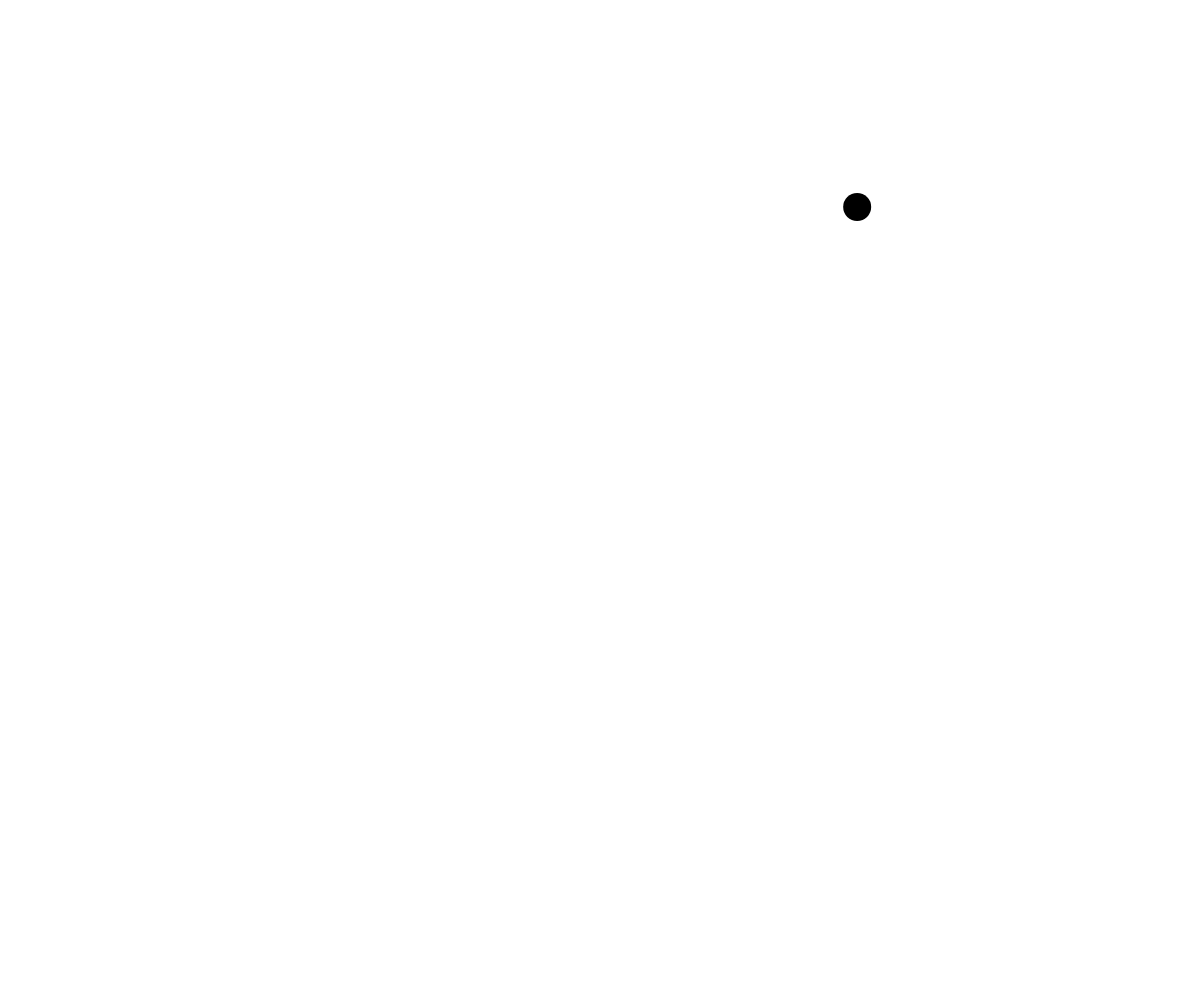
Frame 1 (no input)
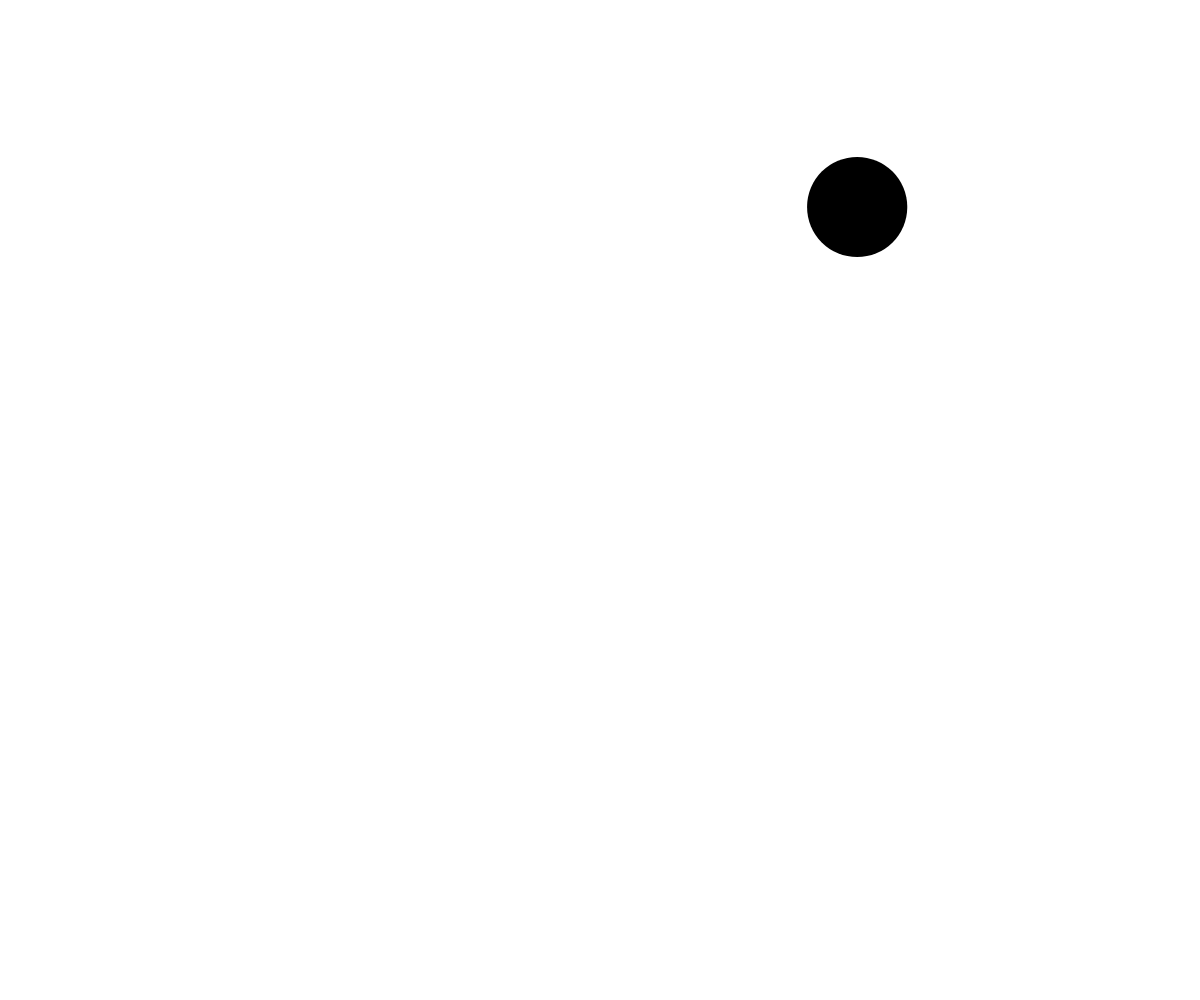
Frame 60 (no input)
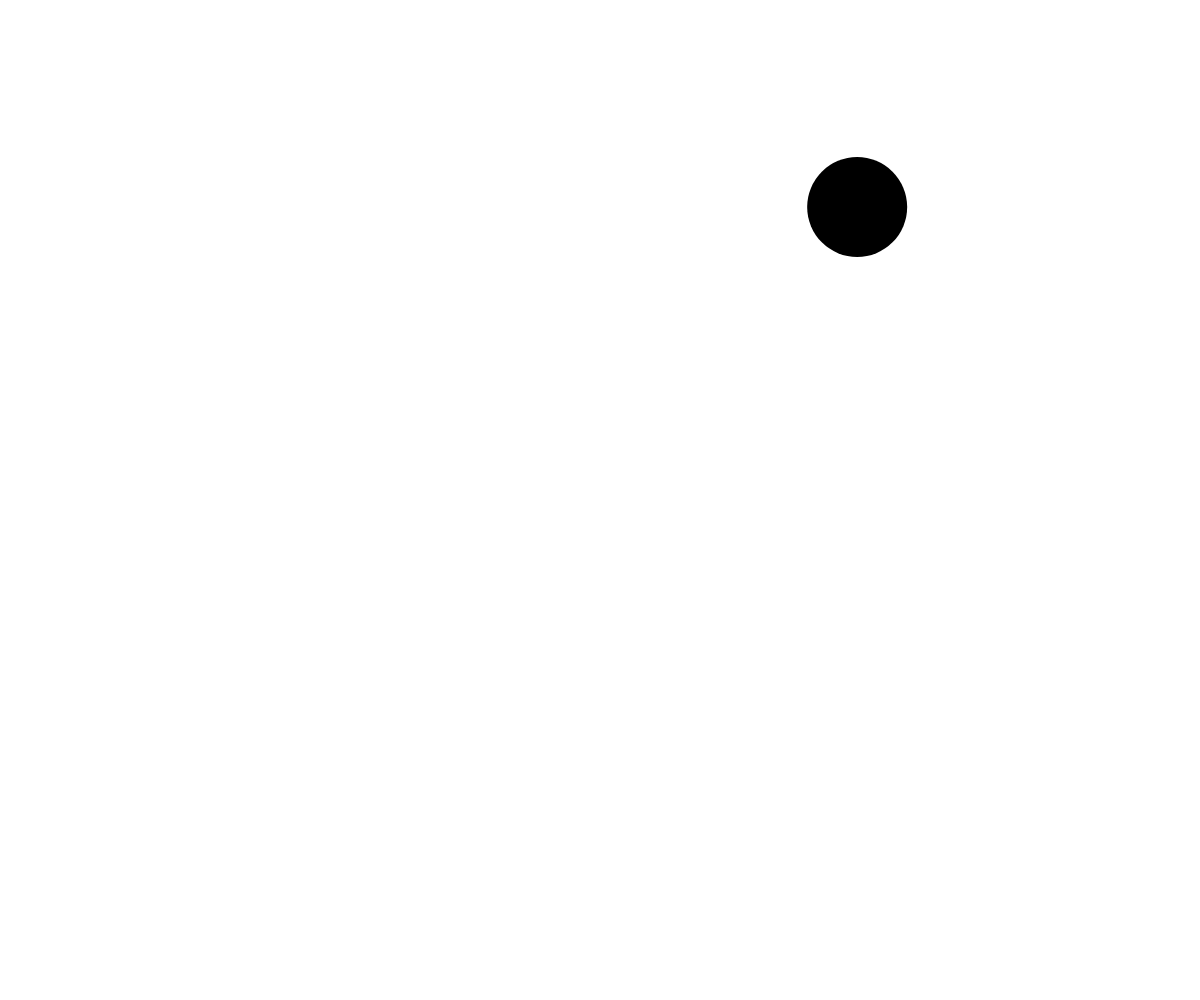
Frame 120 (the mouse pressed at the canvas centre since frame 60)

The p5.js sketch that drew these frames (run headless with seeded random() and noise() and a simulated clock; from frame 60 on, the mouse is pressed at the canvas centre):

// p5.js sketch
// ── sketch.js

var pos, target, vel;
var r;
var drag;
var strength;
var x, y, fillColor, currentTime;

//Limit on how long a circle stays up.
var time = 200;


function setup() {

  createCanvas(windowWidth, windowHeight);

  r = 10;
  pos = 0;
  target = 0;
  vel = 0;

  x = random(windowWidth);
  y = random(windowHeight);
  fillColor = color(0);

  drag = .82;
  strength = 0.2;

  currentTime = 0;
}

//Draw circles
function draw() {

  clear();
  target = 100;

  //Calulate the force for the circle
  var force = target - r;
  force *= strength;

  //Mul by drag and add by force to get new Velocity
  vel *= drag;
  vel += force;

  //Add velocity to new radius
  r += vel;

  currentTime++;

  if(currentTime > time) {
    redrawCircle();
  }

  //Draw
  noStroke();
  fill(fillColor);
  ellipse(x,y, r);
}

//If resized just changed canvas
function windowResized() {
  resizeCanvas(windowWidth, windowHeight);
}

//Creates a new circle somewhere on the screen with a random color.
function redrawCircle() {

  r = 0;
  x = random(100, windowWidth);
  y = random(100, windowHeight);
  fillColor = color(random(0, 255), random(0, 255), random(0, 255));
  currentTime = 0;
}
